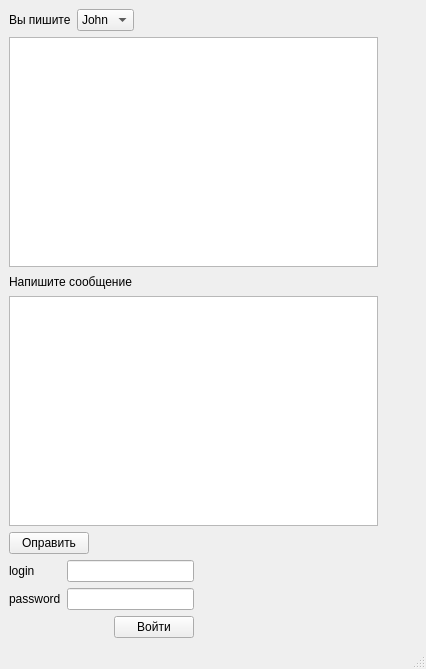
<?xml version="1.0" encoding="UTF-8"?>
<ui version="4.0">
 <class>MainWindow</class>
 <widget class="QMainWindow" name="MainWindow">
  <property name="geometry">
   <rect>
    <x>0</x>
    <y>0</y>
    <width>426</width>
    <height>669</height>
   </rect>
  </property>
  <property name="maximumSize">
   <size>
    <width>800</width>
    <height>800</height>
   </size>
  </property>
  <property name="windowTitle">
   <string>MainWindow</string>
  </property>
  <widget class="QWidget" name="centralwidget">
   <property name="maximumSize">
    <size>
     <width>16777215</width>
     <height>800</height>
    </size>
   </property>
   <layout class="QHBoxLayout" name="horizontalLayout_8">
    <item>
     <layout class="QHBoxLayout" name="horizontalLayout_7">
      <item>
       <layout class="QVBoxLayout" name="verticalLayout_2">
        <item>
         <layout class="QHBoxLayout" name="horizontalLayout_6">
          <item>
           <layout class="QHBoxLayout" name="horizontalLayout_2">
            <item>
             <widget class="QLabel" name="label_2">
              <property name="text">
               <string>Вы пишите</string>
              </property>
             </widget>
            </item>
            <item>
             <widget class="QComboBox" name="comboBox">
              <item>
               <property name="text">
                <string>John</string>
               </property>
              </item>
              <item>
               <property name="text">
                <string>Kate</string>
               </property>
              </item>
              <item>
               <property name="text">
                <string>Max</string>
               </property>
              </item>
              <item>
               <property name="text">
                <string>Chat</string>
               </property>
              </item>
             </widget>
            </item>
           </layout>
          </item>
          <item>
           <spacer name="horizontalSpacer_5">
            <property name="orientation">
             <enum>Qt::Horizontal</enum>
            </property>
            <property name="sizeHint" stdset="0">
             <size>
              <width>100</width>
              <height>20</height>
             </size>
            </property>
           </spacer>
          </item>
         </layout>
        </item>
        <item>
         <widget class="QListWidget" name="HistoryListWidget"/>
        </item>
        <item>
         <layout class="QHBoxLayout" name="horizontalLayout_5">
          <item>
           <widget class="QLabel" name="label">
            <property name="text">
             <string>Напишите сообщение</string>
            </property>
           </widget>
          </item>
          <item>
           <spacer name="horizontalSpacer_4">
            <property name="orientation">
             <enum>Qt::Horizontal</enum>
            </property>
            <property name="sizeHint" stdset="0">
             <size>
              <width>248</width>
              <height>17</height>
             </size>
            </property>
           </spacer>
          </item>
         </layout>
        </item>
        <item>
         <widget class="QPlainTextEdit" name="plainTextEdit"/>
        </item>
        <item>
         <layout class="QHBoxLayout" name="horizontalLayout_4">
          <item>
           <widget class="QPushButton" name="pushButton">
            <property name="text">
             <string>Оправить</string>
            </property>
           </widget>
          </item>
          <item>
           <spacer name="horizontalSpacer_3">
            <property name="orientation">
             <enum>Qt::Horizontal</enum>
            </property>
            <property name="sizeHint" stdset="0">
             <size>
              <width>40</width>
              <height>20</height>
             </size>
            </property>
           </spacer>
          </item>
         </layout>
        </item>
        <item>
         <layout class="QHBoxLayout" name="horizontalLayout_3">
          <item>
           <layout class="QVBoxLayout" name="verticalLayout">
            <item>
             <layout class="QFormLayout" name="formLayout">
              <item row="0" column="0">
               <widget class="QLabel" name="label_3">
                <property name="text">
                 <string>login</string>
                </property>
               </widget>
              </item>
              <item row="0" column="1">
               <widget class="QLineEdit" name="lineEdit"/>
              </item>
              <item row="1" column="0">
               <widget class="QLabel" name="label_4">
                <property name="text">
                 <string>password</string>
                </property>
               </widget>
              </item>
              <item row="1" column="1">
               <widget class="QLineEdit" name="lineEdit_2"/>
              </item>
             </layout>
            </item>
            <item>
             <layout class="QHBoxLayout" name="horizontalLayout">
              <item>
               <spacer name="horizontalSpacer">
                <property name="orientation">
                 <enum>Qt::Horizontal</enum>
                </property>
                <property name="sizeHint" stdset="0">
                 <size>
                  <width>40</width>
                  <height>20</height>
                 </size>
                </property>
               </spacer>
              </item>
              <item>
               <widget class="QPushButton" name="pushButton_2">
                <property name="text">
                 <string>Войти</string>
                </property>
               </widget>
              </item>
             </layout>
            </item>
           </layout>
          </item>
          <item>
           <spacer name="horizontalSpacer_2">
            <property name="orientation">
             <enum>Qt::Horizontal</enum>
            </property>
            <property name="sizeHint" stdset="0">
             <size>
              <width>40</width>
              <height>20</height>
             </size>
            </property>
           </spacer>
          </item>
         </layout>
        </item>
       </layout>
      </item>
      <item>
       <spacer name="horizontalSpacer_6">
        <property name="orientation">
         <enum>Qt::Horizontal</enum>
        </property>
        <property name="sizeHint" stdset="0">
         <size>
          <width>40</width>
          <height>20</height>
         </size>
        </property>
       </spacer>
      </item>
     </layout>
    </item>
   </layout>
   <zorder></zorder>
  </widget>
  <widget class="QMenuBar" name="menubar">
   <property name="geometry">
    <rect>
     <x>0</x>
     <y>0</y>
     <width>426</width>
     <height>21</height>
    </rect>
   </property>
  </widget>
  <widget class="QStatusBar" name="statusbar"/>
 </widget>
 <resources/>
 <connections/>
</ui>
